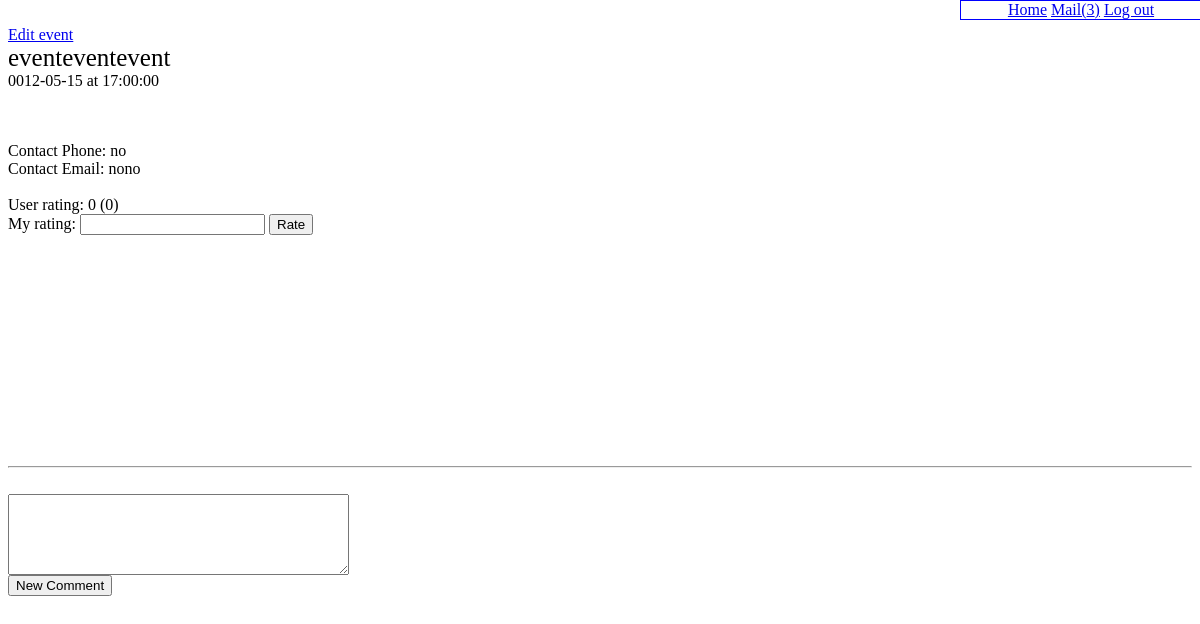
Page /event.php?event=199 (signed in) on the committed database.
### tables this page shows
CREATE TABLE IF NOT EXISTS `event` (
`eid` int(11) NOT NULL,
  `owner` varchar(255) NOT NULL,
  `name` varchar(500) NOT NULL,
  `rating` int(11) DEFAULT NULL,
  `date` date DEFAULT NULL,
  `approval` bit(1) DEFAULT NULL,
  `description` varchar(10000) DEFAULT NULL,
  `time` time DEFAULT NULL,
  `aid` int(11) DEFAULT NULL,
  `contact_phone` varchar(12) DEFAULT NULL,
  `contact_email` varchar(255) DEFAULT NULL,
  `ecid` int(11) DEFAULT NULL,
  `evid` int(11) DEFAULT NULL
);

### db/security.php (called while the page is built)
<?php
function escape($string) {
	return htmlentities(trim($string), ENT_QUOTES, 'UTF-8');
}

### event.php (the view, shortened to what this page needs)
<?php
require 'db/connect.php';
require 'db/security.php';
require 'mysql_functions.php';
if(isset($_COOKIE) && isset($_GET) ){
	$email = trim($_COOKIE['user']);
	$eid = trim($_GET['event']);
	$temp = $db->query("SELECT * FROM event WHERE (eid) = '" . $eid . "'");
	$event = $temp->fetch_assoc();
	$admin = false;
	$super_admin = false;
	$owner = false;
	$admin = checkEventAdmin($eid, $email, $db);
	$super_admin = checkEventSuperAdmin($eid, $email, $db);
	$owner = false;
	if(strcmp($email, $event['owner'] ) == 0){
		$owner = true;
	}
	$temp = $db->query("SELECT SUM(vote) as sum, COUNT(vote) as votes FROM event_voters
		WHERE (eid) = '" . $eid . "'");
	$votes = $temp->fetch_assoc();
} else {
	header("Location:index.php?result=time_out");
}
?>
<!doctype html PUBLIC "-//W3C//DTD XHTML 1.0 Transitional//EN"
"http://www.w3.org/TR/xhtml1/DTD/xhtml1-transitional.dtd">
<html>
<head>
	<link rel="stylesheet" type="text/css" href="pagestyle.css">
</head>
<body onLoad="codeAddress()">
	<div id="map-canvas"></div>
		<div id="event_info">
			<?php if($admin || $super_admin || $owner) {
			?>
				<br>
				<a href="event_edit.php?event=<?php echo escape($event['eid']); ?>">Edit event</a><br>
			<?php
			}
			?>
			<div id="event_title"><?php echo escape($event['name']); ?> </div>
			<div id="event_time" >
				<?php echo escape($event['date']); ?> at <?php echo escape($event['time']); ?> <br>
			</div>
			<br>
			<br>
		<?php if(!empty($event['contact_phone']) && !empty($event['contact_email'])){ ?>
			<div id="event_contact" >
				Contact Phone: <?php echo escape($event['contact_phone']); ?> <br>
				Contact Email: <?php echo escape($event['contact_email']); ?> <br><br>
			</div>
		<?php } ?>
		User rating: <?php echo escape( ($votes['votes'] == 0 ? 0.0 : $votes['sum'] / $votes['votes']) ); ?> (<?php echo escape($votes['votes']); ?>)<br>
		<form method="POST" action="?event=<?php echo escape($eid); ?>">
			My rating: <input type="text" onchange="handleRating(this);" name="rating" />
			<input type="submit" value="Rate" name="rate"/>
		</form>
		</div>
	<hr>
	<br>
	<div id="event_comment_section" >
		<div id="event_comment">
			<form action="?event=<?php echo escape($event['eid']); ?>" method="POST" >
				<textarea cols="40" rows="5" name="comment_text"></textarea><br>
				<input type="submit" value="New Comment" /><br>
			</form>
		</div>
	</div>
</body>
</html>

### pagestyle.css (style rules this page uses)
#event_title { font-size: 25px ; }

### event.php (style rules this page uses)
#map-canvas { width: 500px; height: 400px; margin-left: 10px; margin-top: 30px; float: right; }
#event_info { min-height: 450px; }

### rows in the picture
event: name "eventeventevent", date "0012-05-15", time "17:00:00", contact_phone "no", contact_email "nono"

### other values in the picture
$inbox "3"
$votes['votes'] == 0 ? 0.0 : $votes['sum'] / $votes['votes'] "0"
$votes['votes'] "0"
